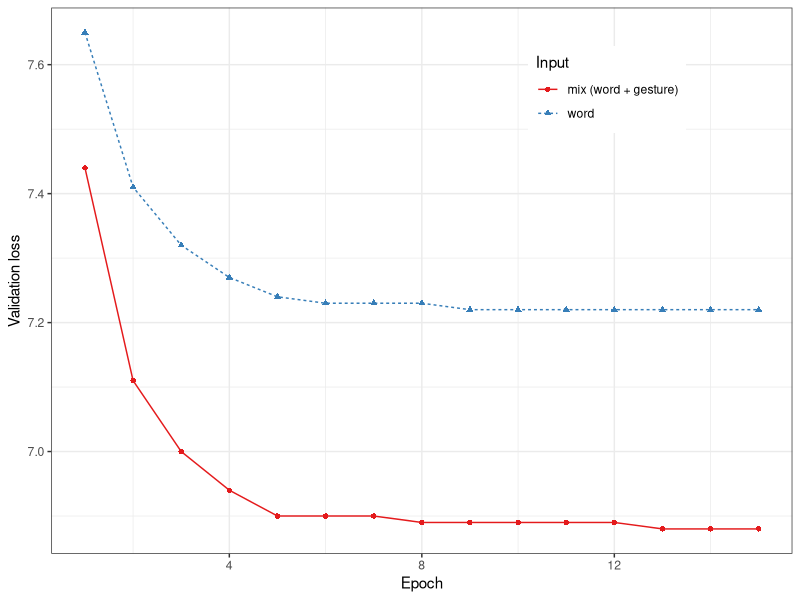
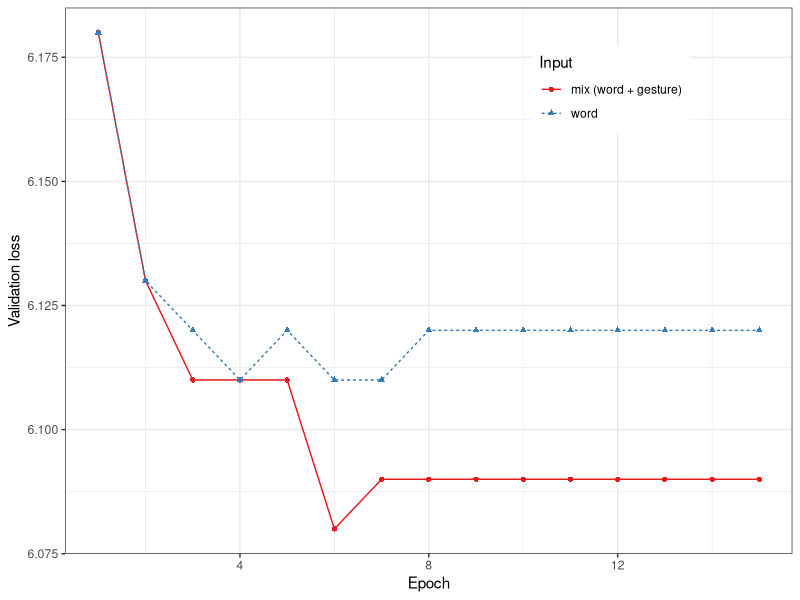
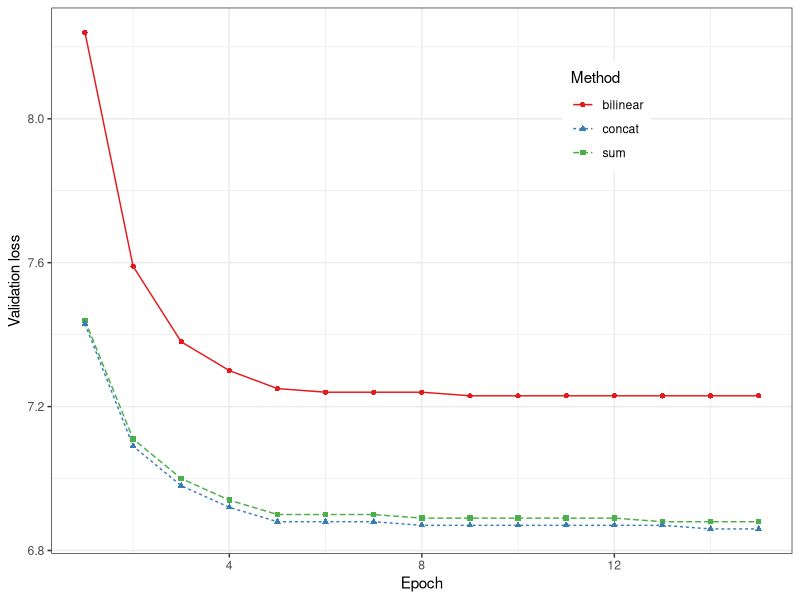
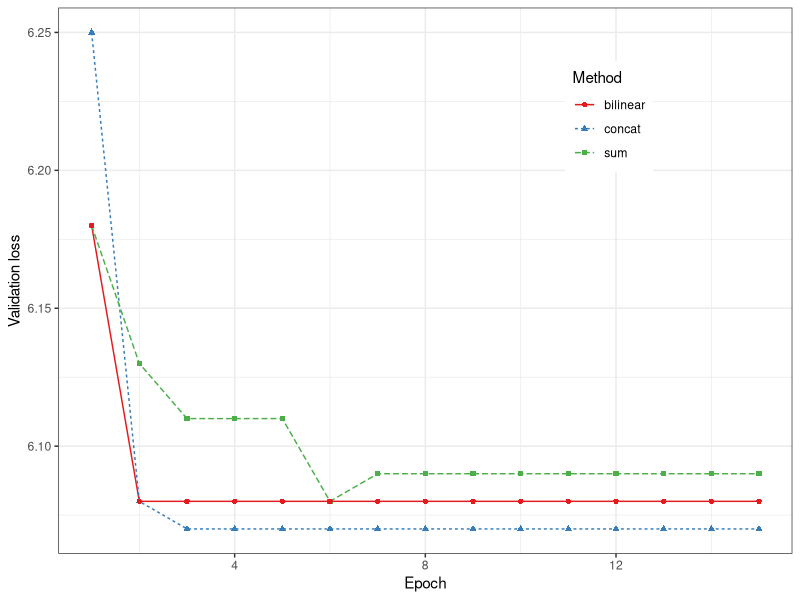

The R source for these figures, in order:
require(ggplot2)
require(data.table)

setwd("../data/")

# LSTM, mix model
dt1 = fread("lstm_mix_log.txt")
dt1$Input = 'mix (word + gesture)'

p1 <- ggplot(dt1[epoch<=15], aes(epoch, loss)) +
  geom_line() + geom_point()

# LSTM word model
dt2 = fread("lstm_word_log.txt")
dt2$Input = 'word'

dt_lstm <- rbindlist(list(dt1, dt2))
dt_lstm$model <- "LSTM"

p_lstm <- ggplot(dt_lstm[epoch<=15], aes(epoch, loss)) +
  geom_line(aes(color=Input, linetype=Input)) +
  geom_point(aes(shape=Input, color=Input)) +
  theme_bw() +
  theme(legend.position = c(0.75,0.85)) +
  scale_color_brewer(palette = "Set1") +
  labs(x="Epoch", y="Validation loss")
ggsave("loss_epoch_LSTM.pdf", plot=p_lstm, width = 4, height=4)


# Transformer, mix model
dt3 <- fread("trm_mix_log.txt")
dt3$Input <- "mix (word + gesture)"

dt4 <- fread("trm_word_log.txt")
dt4$Input <- "word"

dt_trm <- rbindlist(list(dt3, dt4))
dt_trm$model <- "Transformer"

p_trm <- ggplot(dt_trm[epoch<=15], aes(epoch, loss)) +
  geom_line(aes(color=Input, linetype=Input)) +
  geom_point(aes(color=Input, shape=Input)) +
  theme_bw() +
  theme(legend.position = c(0.75,0.85)) +
  scale_color_brewer(palette = "Set1") +
  labs(x="Epoch", y="Validation loss")
ggsave("loss_epoch_Trm.pdf", plot=p_trm, width = 4, height=4)


# Combine
dt_all <- rbindlist(list(dt_lstm, dt_trm))


## sum, concat, bilinear plot
dt_sum <- fread("lstm_mix_log.txt")
dt_sum$Method <- "sum"

dt_concat <- fread("lstm_mix_log_concat.txt")
dt_concat$Method <- "concat"

dt_bilinear <- fread("lstm_mix_log_bilinear.txt")
dt_bilinear$Method <- "bilinear"

dt_method_lstm <- rbindlist(list(dt_sum, dt_concat, dt_bilinear))

p_method_lstm <- ggplot(dt_method_lstm[epoch<=15], aes(epoch, loss)) +
  geom_line(aes(color=Method, linetype=Method)) +
  geom_point(aes(shape=Method, color=Method)) +
  theme_bw() +
  theme(legend.position = c(0.75,0.8)) +
  scale_color_brewer(palette = "Set1") +
  labs(x="Epoch", y="Validation loss")
ggsave("loss_epoch_LSTM_mix_method.pdf", plot=p_method_lstm, width = 4, height=4)


dt_sum <- fread("trm_mix_log.txt")
dt_sum$Method <- "sum"

dt_concat <- fread("trm_mix_log_concat.txt")
dt_concat$Method <- "concat"

dt_bilinear <- fread("trm_mix_log_bilinear.txt")
dt_bilinear$Method <- "bilinear"

dt_method_trm <- rbindlist(list(dt_sum, dt_concat, dt_bilinear))
p_method_trm <- ggplot(dt_method_trm[epoch<=15], aes(epoch, loss)) +
  geom_line(aes(color=Method, linetype=Method)) +
  geom_point(aes(shape=Method, color=Method)) +
  theme_bw() +
  theme(legend.position = c(0.75,0.8)) +
  scale_color_brewer(palette = "Set1") +
  labs(x="Epoch", y="Validation loss")
ggsave("loss_epoch_Trm_mix_method.pdf", plot=p_method_trm, width = 4, height=4)